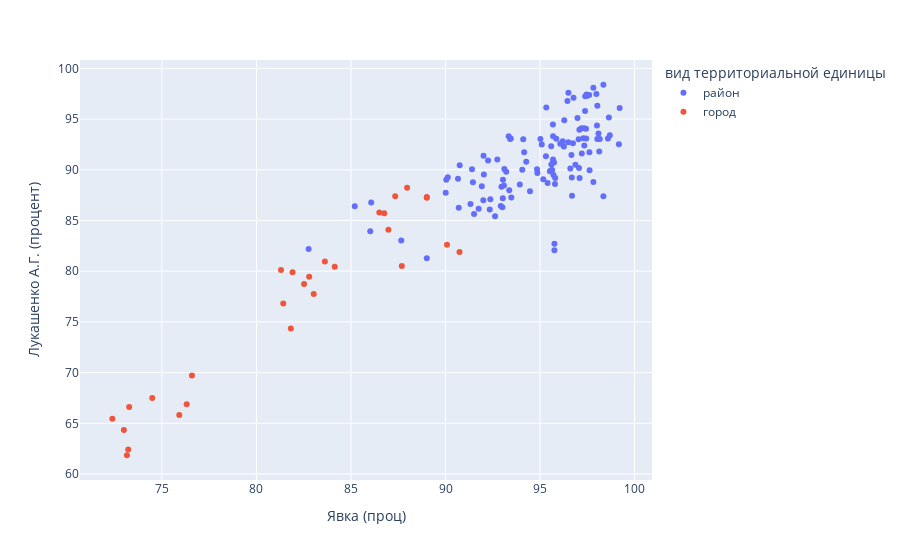

Notebook source saved alongside this figure:
### Code cell
import plotly.express as px
fig = px.scatter(data1, x="Явка (проц)", y="Лукашенко А.Г. (процент)",color='вид территориальной единицы', hover_name='Наименование административно- территориальной (территориальной) единицы')
fig.show()

### Figure 1 — Plotly figure (JSON) as saved in the notebook; plotly's stock layout.template omitted (floating-point values rounded to 4 significant figures)
{"data": [{"hovertemplate": "<b>%{hovertext}</b><br><br>вид территориальной единицы=район<br>Явка (проц)=%{x}<br>Лукашенко А.Г. (процент)=%{y}<extra></extra>", "hovertext": ["Барановичский район", "Берёзовский район", "Брестский район", "Ганцевичский район", "Дрогичинский район", "Жабинковский район", "Ивановский район", "Ивацевичский район", "Каменецкий район", "Кобринский район", "Лунинецкий район", "Ляховичский район", "Малоритский район", "Пинский район", "Пружанский район", "Столинский район", "Бешенковичский район", "Браславский район", "Верхнедвинский район", "Витебский район", "Глубокский район", "Городокский район", "Докшицкий район", "Дубровенский район", "Лепельский район", "Лиозненский район", "Миорский район", "Оршанский  район", "Полоцкий район", "Поставский район", "Россонский район", "Сенненский район", "Толочинский район", "Ушачский район", "Чашникский район", "Шарковщинский район", "Шумилинский район", "Брагинский район", "Буда-Кошелевский район", "Ветковский район", "Гомельский район", "Добрушский район", "Ельский район", "Житковичский район", "Жлобинский район", "Калинковичский район", "Кормянский район", "Лельчицкий район", "Лоевский район", "Мозырский район", "Наровлянский район", "Октябрьский район", "Петриковский район", "Речицкий район", "Рогачевский район", "Светлогорский район", "Хойникский район", "Чечерский район", "Берестовицкий район", "Волковысский район", "Вороновский район", "Гродненский район", "Дятловский район", "Зельвенский район", "Ивьевский район", "Кореличский район", "Лидский район", "Мостовский район", "Новогрудский район", "Островецкий район", "Ошмянский район", "Свислочский район", "Слонимский район", "Сморгонский район", "Щучинский район", "Березинский район", "Борисовский район", "Вилейский район", "Воложинский район", "Дзержинский район", "Клецкий район", "Копыльский район", "Крупский район", "Логойский район", "Любанский район", "Минский район", "Молодечненский район", "Мядельский район", "Несвижский район", "Пуховичский район", "Слуцкий район", "Смолевичский район", "Солигорский район", "Стародорожский район", "Столбцовский район", "Узденский район", "Червенский район", "Белыничский район", "Бобруйский район", "Быховский район", "Глусский район", "Горецкий район", "Дрибинский район", "Кировский район", "Климовичский район", "Кличевский район", "Костюковичский район", "Краснопольский район", "Кричевский район", "Круглянский район", "Могилевский район", "Мстиславский район", "Осиповичский район", "Славгородский район", "Хотимский район", "Чаусский район", "Чериковский район", "Шкловский район"], "legendgroup": "район", "marker": {"color": "#636efa", "symbol": "circle"}, "mode": "markers", "name": "район", "showlegend": true, "type": "scatter", "x": [96.45, 92.92, 94.84, 96.98, 97.19, 97.43, 97.33, 95.79, 93.45, 94.47, 93.01, 98.01, 97.08, 98.35, 96.74, 97.06, 99.21, 95.71, 96.69, 95.4, 92.62, 96.6, 96.66, 95.74, 95.8, 97.82, 91.4, 90.12, 90.75, 93.11, 97.62, 96.87, 96.26, 96.49, 95.69, 97.34, 94.06, 97.6, 96.5, 97.39, 92.03, 95.68, 97.98, 93.34, 93.03, 94.16, 97.46, 97.38, 98.03, 93.37, 98.35, 96.77, 95.33, 93.21, 93.93, 92.96, 97.82, 97.5, 98.03, 90.04, 95.86, 92.01, 98.16, 97.44, 97.04, 96.28, 86.07, 93.04, 90.66, 95.02, 93.42, 97.29, 86.02, 90.01, 94.11, 92.74, 87.66, 91.75, 94.86, 91.32, 95.69, 94.27, 92.25, 93.48, 95.09, 82.76, 89.01, 92, 93.09, 91.45, 85.2, 92.37, 91.51, 98.69, 91.92, 92.34, 95.52, 96.07, 96.68, 96.2, 97.09, 95.17, 95.76, 95.64, 97.61, 95.59, 97.21, 98.09, 95.6, 98.59, 95.6, 95.31, 90.7, 98.13, 95.69, 95.76, 99.17, 98.64], "xaxis": "x", "y": [96.79, 86.43, 90.06, 95.11, 94.11, 94.05, 94.09, 88.59, 93.1, 87.89, 86.31, 94.36, 93.95, 87.39, 92.62, 90.17, 96.09, 89.49, 87.45, 88.71, 85.43, 90.14, 91.45, 90.72, 89.19, 88.81, 90.06, 89.27, 90.45, 90.09, 89.97, 90.51, 92.31, 92.72, 90.87, 92.39, 90.01, 97.37, 97.61, 97.26, 89.55, 94.48, 97.48, 93.3, 87.2, 91.74, 97.43, 95.79, 96.31, 87.98, 98.39, 97.1, 96.15, 89.8, 88.56, 88.32, 98.1, 97.31, 93.05, 89.01, 93.06, 91.4, 93.03, 93.08, 93.01, 94.89, 86.78, 89.02, 89.11, 93.05, 93.03, 93.12, 83.93, 87.74, 93.02, 91.01, 83.03, 86.17, 89.68, 86.63, 93.31, 90.8, 90.92, 87.27, 92.49, 82.2, 81.28, 86.99, 88.45, 88.77, 86.4, 87.1, 85.64, 93.4, 88.39, 86.08, 89.85, 92.57, 89.24, 92.81, 89.2, 89.07, 82.08, 89.98, 91.74, 92.32, 91.61, 93.57, 89.95, 93.09, 90.52, 91.33, 86.25, 91.81, 91.02, 82.7, 92.52, 95.16], "yaxis": "y"}, {"hovertemplate": "<b>%{hovertext}</b><br><br>вид территориальной единицы=город<br>Явка (проц)=%{x}<br>Лукашенко А.Г. (процент)=%{y}<extra></extra>", "hovertext": ["г. Барановичи", "г. Пинск", "Ленинский район г. Бреста", "Московский район г. Бреста", "г. Новополоцк", "Железнодорожный район г. Витебска", "Октябрьский район г. Витебска", "Первомайский район г. Витебска", "Железнодорожный район г. Гомеля", "Новобелицкий район г. Гомеля", "Советский район г. Гомеля", "Центральный район г. Гомеля", "Ленинский район г. Гродно", "Октябрьский район г. Гродно", "г. Жодино", "Ленинский район г. Бобруйска", "Первомайский район г. Бобруйска", "Ленинский район г. Могилева", "Октябрьский район г. Могилева", "Заводской район г. Минск", "Ленинский  район г. Минск", "Московский  район г. Минск", "Октябрьский район г. Минск", "Партизанский район г. Минск", "Первомайский  район г. Минск", "Советский район г. Минск", "Фрунзенский район г. Минск", "Центральный район г. Минск"], "legendgroup": "город", "marker": {"color": "#EF553B", "symbol": "circle"}, "mode": "markers", "name": "город", "showlegend": true, "type": "scatter", "x": [82.79, 90.74, 82.52, 81.3, 90.08, 89.01, 89.01, 83.03, 84.14, 86.98, 83.62, 81.91, 81.42, 81.82, 87.69, 87.34, 87.97, 86.76, 86.5, 73.22, 72.99, 74.49, 73.27, 73.15, 76.31, 72.38, 75.92, 76.59], "xaxis": "x", "y": [79.45, 81.89, 78.74, 80.13, 82.62, 87.25, 87.32, 77.75, 80.44, 84.1, 80.96, 79.91, 76.82, 74.34, 80.52, 87.4, 88.23, 85.72, 85.79, 62.42, 64.34, 67.5, 66.62, 61.85, 66.89, 65.46, 65.83, 69.71], "yaxis": "y"}], "layout": {"legend": {"title": {"text": "вид территориальной единицы"}, "tracegroupgap": 0}, "margin": {"t": 60}, "xaxis": {"anchor": "y", "domain": [0, 1], "title": {"text": "Явка (проц)"}}, "yaxis": {"anchor": "x", "domain": [0, 1], "title": {"text": "Лукашенко А.Г. (процент)"}}}}
